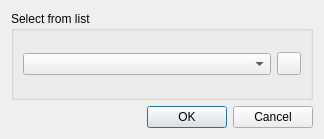
<?xml version="1.0" encoding="UTF-8"?>
<ui version="4.0">
 <class>SamplingDeviceDialog</class>
 <widget class="QDialog" name="SamplingDeviceDialog">
  <property name="geometry">
   <rect>
    <x>0</x>
    <y>0</y>
    <width>324</width>
    <height>139</height>
   </rect>
  </property>
  <property name="font">
   <font>
    <family>Liberation Sans</family>
    <pointsize>9</pointsize>
   </font>
  </property>
  <property name="windowTitle">
   <string>Select sampling device</string>
  </property>
  <layout class="QVBoxLayout" name="verticalLayout">
   <item>
    <widget class="QGroupBox" name="groupBox">
     <property name="font">
      <font>
       <family>Liberation Sans</family>
       <pointsize>9</pointsize>
      </font>
     </property>
     <property name="title">
      <string>Select from list</string>
     </property>
     <layout class="QHBoxLayout" name="horizontalLayout">
      <item>
       <widget class="QComboBox" name="deviceSelect">
        <property name="font">
         <font>
          <family>Liberation Sans</family>
          <pointsize>9</pointsize>
         </font>
        </property>
       </widget>
      </item>
      <item>
       <widget class="QToolButton" name="refreshDevices">
        <property name="toolTip">
         <string>Refresh list of devices</string>
        </property>
        <property name="text">
         <string/>
        </property>
        <property name="icon">
         <iconset resource="../resources/res.qrc">
          <normaloff>:/recycle.png</normaloff>:/recycle.png</iconset>
        </property>
       </widget>
      </item>
     </layout>
    </widget>
   </item>
   <item>
    <widget class="QDialogButtonBox" name="buttonBox">
     <property name="font">
      <font>
       <family>Liberation Sans</family>
       <pointsize>9</pointsize>
      </font>
     </property>
     <property name="orientation">
      <enum>Qt::Horizontal</enum>
     </property>
     <property name="standardButtons">
      <set>QDialogButtonBox::Cancel|QDialogButtonBox::Ok</set>
     </property>
    </widget>
   </item>
  </layout>
 </widget>
 <tabstops>
  <tabstop>buttonBox</tabstop>
 </tabstops>
 <resources>
  <include location="../resources/res.qrc"/>
 </resources>
 <connections>
  <connection>
   <sender>buttonBox</sender>
   <signal>accepted()</signal>
   <receiver>SamplingDeviceDialog</receiver>
   <slot>accept()</slot>
   <hints>
    <hint type="sourcelabel">
     <x>257</x>
     <y>194</y>
    </hint>
    <hint type="destinationlabel">
     <x>157</x>
     <y>203</y>
    </hint>
   </hints>
  </connection>
  <connection>
   <sender>buttonBox</sender>
   <signal>rejected()</signal>
   <receiver>SamplingDeviceDialog</receiver>
   <slot>reject()</slot>
   <hints>
    <hint type="sourcelabel">
     <x>314</x>
     <y>194</y>
    </hint>
    <hint type="destinationlabel">
     <x>286</x>
     <y>203</y>
    </hint>
   </hints>
  </connection>
 </connections>
</ui>
